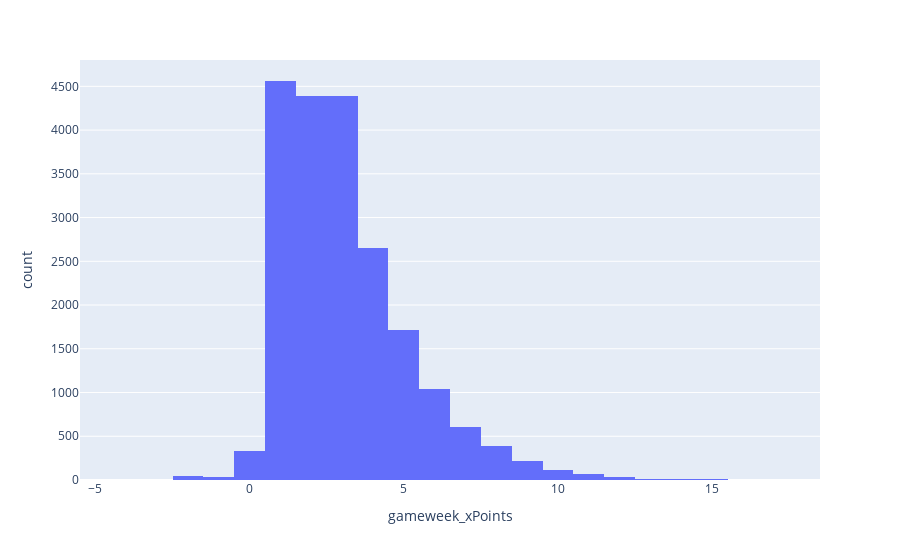

Write notebook code for a chart like this one.
### Code cell
fig = px.histogram(fpl_df, x='gameweek_xPoints', nbins=40)
fig.show()

### Figure 1 — Plotly figure (JSON) as saved in the notebook; plotly's stock layout.template omitted (floating-point values rounded to 4 significant figures; data arrays with more than 128 entries replaced by an {"elided": "..."} marker saying what was removed)
{"data": [{"alignmentgroup": "True", "bingroup": "x", "hovertemplate": "gameweek_xPoints=%{x}<br>count=%{y}<extra></extra>", "legendgroup": "", "marker": {"color": "#636efa", "pattern": {"shape": ""}}, "name": "", "nbinsx": 40, "offsetgroup": "", "orientation": "v", "showlegend": false, "type": "histogram", "x": {"elided": "21223 float values"}, "xaxis": "x", "yaxis": "y"}], "layout": {"barmode": "relative", "legend": {"tracegroupgap": 0}, "margin": {"t": 60}, "xaxis": {"anchor": "y", "domain": [0, 1], "title": {"text": "gameweek_xPoints"}}, "yaxis": {"anchor": "x", "domain": [0, 1], "title": {"text": "count"}}}}
